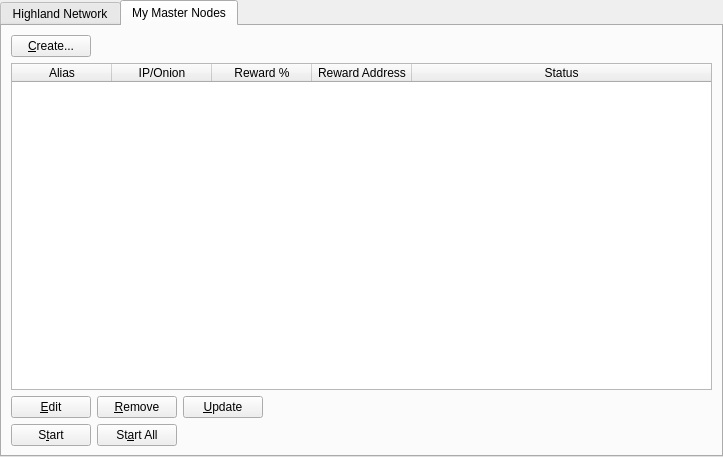
<?xml version="1.0" encoding="UTF-8"?>
<ui version="4.0">
 <class>MasternodeManager</class>
 <widget class="QWidget" name="MasternodeManager">
  <property name="geometry">
   <rect>
    <x>0</x>
    <y>0</y>
    <width>723</width>
    <height>457</height>
   </rect>
  </property>
  <property name="windowTitle">
   <string>Form</string>
  </property>
  <layout class="QVBoxLayout" name="topLayout">
   <property name="leftMargin">
    <number>0</number>
   </property>
   <property name="topMargin">
    <number>0</number>
   </property>
   <property name="rightMargin">
    <number>0</number>
   </property>
   <property name="bottomMargin">
    <number>0</number>
   </property>
   <item>
    <layout class="QVBoxLayout" name="verticalLayout">
     <property name="bottomMargin">
      <number>0</number>
     </property>
     <item>
      <widget class="QTabWidget" name="tabWidget">
       <property name="currentIndex">
        <number>1</number>
       </property>
       <widget class="QWidget" name="tab">
        <attribute name="title">
         <string>Highland Network</string>
        </attribute>
        <layout class="QGridLayout" name="gridLayout">
         <item row="1" column="0">
          <widget class="QTableWidget" name="tableWidgetMasternodes">
           <property name="editTriggers">
            <set>QAbstractItemView::NoEditTriggers</set>
           </property>
           <property name="alternatingRowColors">
            <bool>true</bool>
           </property>
           <property name="selectionBehavior">
            <enum>QAbstractItemView::SelectRows</enum>
           </property>
           <property name="sortingEnabled">
            <bool>true</bool>
           </property>
           <attribute name="horizontalHeaderStretchLastSection">
            <bool>true</bool>
           </attribute>
           <column>
            <property name="text">
             <string>Address</string>
            </property>
           </column>
           <column>
            <property name="text">
             <string>Protocol</string>
            </property>
           </column>
           <column>
            <property name="text">
             <string>Active</string>
            </property>
           </column>
           <column>
            <property name="text">
             <string>Active (secs)</string>
            </property>
           </column>
           <column>
            <property name="text">
             <string>Last Seen</string>
            </property>
           </column>
           <column>
            <property name="text">
             <string>Pubkey</string>
            </property>
           </column>
          </widget>
         </item>
         <item row="0" column="0">
          <layout class="QHBoxLayout" name="horizontalLayout_3">
           <property name="bottomMargin">
            <number>0</number>
           </property>
           <item>
            <widget class="QLabel" name="label_2">
             <property name="text">
              <string>Highland Node Count:</string>
             </property>
            </widget>
           </item>
           <item>
            <widget class="QLabel" name="countLabel">
             <property name="text">
              <string>0</string>
             </property>
            </widget>
           </item>
           <item>
            <spacer name="horizontalSpacer_3">
             <property name="orientation">
              <enum>Qt::Horizontal</enum>
             </property>
             <property name="sizeHint" stdset="0">
              <size>
               <width>40</width>
               <height>20</height>
              </size>
             </property>
            </spacer>
           </item>
          </layout>
         </item>
        </layout>
       </widget>
       <widget class="QWidget" name="tab_2">
        <attribute name="title">
         <string>My Master Nodes</string>
        </attribute>
        <layout class="QGridLayout" name="gridLayout_2">
         <item row="0" column="0">
          <layout class="QVBoxLayout" name="verticalLayout_2">
           <property name="bottomMargin">
            <number>0</number>
           </property>
           <item>
            <layout class="QHBoxLayout" name="horizontalLayout">
             <item>
              <widget class="QPushButton" name="createButton">
               <property name="text">
                <string>&amp;Create...</string>
               </property>
              </widget>
             </item>
             <item>
              <spacer name="horizontalSpacer">
               <property name="orientation">
                <enum>Qt::Horizontal</enum>
               </property>
               <property name="sizeHint" stdset="0">
                <size>
                 <width>40</width>
                 <height>20</height>
                </size>
               </property>
              </spacer>
             </item>
            </layout>
           </item>
           <item>
            <widget class="QTableWidget" name="tableWidget_2">
             <property name="minimumSize">
              <size>
               <width>695</width>
               <height>0</height>
              </size>
             </property>
             <property name="editTriggers">
              <set>QAbstractItemView::NoEditTriggers</set>
             </property>
             <property name="alternatingRowColors">
              <bool>true</bool>
             </property>
             <property name="selectionMode">
              <enum>QAbstractItemView::SingleSelection</enum>
             </property>
             <property name="selectionBehavior">
              <enum>QAbstractItemView::SelectRows</enum>
             </property>
             <attribute name="horizontalHeaderStretchLastSection">
              <bool>true</bool>
             </attribute>
             <column>
              <property name="text">
               <string>Alias</string>
              </property>
             </column>
             <column>
              <property name="text">
               <string>IP/Onion</string>
              </property>
             </column>
             <column>
              <property name="text">
               <string>Reward %</string>
              </property>
             </column>
             <column>
              <property name="text">
               <string>Reward Address</string>
              </property>
             </column>
             <column>
              <property name="text">
               <string>Status</string>
              </property>
             </column>
            </widget>
           </item>
           <item>
            <layout class="QHBoxLayout" name="horizontalLayout_2">
             <property name="bottomMargin">
              <number>0</number>
             </property>
             <item>
              <widget class="QPushButton" name="editButton">
               <property name="text">
                <string>&amp;Edit</string>
               </property>
              </widget>
             </item>
             <item>
              <widget class="QPushButton" name="removeButton">
               <property name="text">
                <string>&amp;Remove</string>
               </property>
              </widget>
             </item>
             <item>
              <widget class="QPushButton" name="UpdateButton">
               <property name="text">
                <string>&amp;Update</string>
               </property>
              </widget>
             </item>
             <item>
              <spacer name="horizontalSpacer_2">
               <property name="orientation">
                <enum>Qt::Horizontal</enum>
               </property>
               <property name="sizeHint" stdset="0">
                <size>
                 <width>40</width>
                 <height>20</height>
                </size>
               </property>
              </spacer>
             </item>
            </layout>
           </item>
           <item>
            <layout class="QHBoxLayout" name="horizontalLayout_4">
             <property name="bottomMargin">
              <number>0</number>
             </property>
            </layout>
           </item>
           <item>
            <layout class="QHBoxLayout" name="horizontalLayout_5">
             <property name="bottomMargin">
              <number>0</number>
             </property>
             <item>
              <widget class="QPushButton" name="startButton">
               <property name="text">
                <string>S&amp;tart</string>
               </property>
              </widget>
             </item>
             <item>
              <widget class="QPushButton" name="startAllButton">
               <property name="text">
                <string>St&amp;art All</string>
               </property>
              </widget>
             </item>
             <item>
              <spacer name="horizontalSpacer_5">
               <property name="orientation">
                <enum>Qt::Horizontal</enum>
               </property>
               <property name="sizeHint" stdset="0">
                <size>
                 <width>40</width>
                 <height>20</height>
                </size>
               </property>
              </spacer>
             </item>
            </layout>
           </item>
          </layout>
         </item>
        </layout>
       </widget>
      </widget>
     </item>
    </layout>
   </item>
  </layout>
 </widget>
 <resources/>
 <connections/>
</ui>
